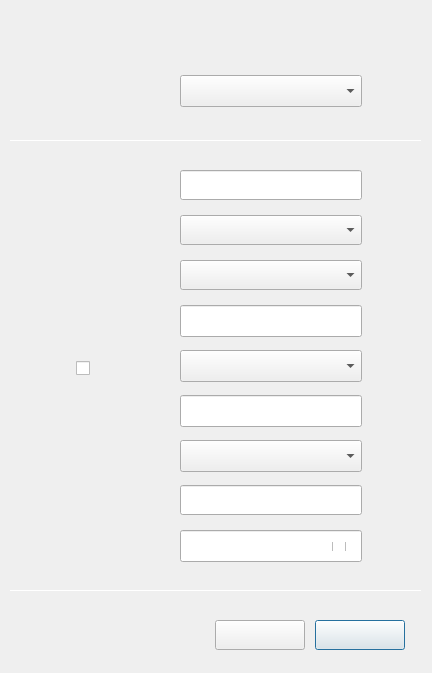
<?xml version="1.0" encoding="UTF-8"?>
<ui version="4.0">
 <class>DlgHideWifiEapFast</class>
 <widget class="QDialog" name="DlgHideWifiEapFast">
  <property name="geometry">
   <rect>
    <x>0</x>
    <y>0</y>
    <width>432</width>
    <height>673</height>
   </rect>
  </property>
  <property name="windowTitle">
   <string>Connect to Hidden Wi-Fi Network</string>
  </property>
  <widget class="QCheckBox" name="checkBoxPwd">
   <property name="geometry">
    <rect>
     <x>332</x>
     <y>542</y>
     <width>18</width>
     <height>9</height>
    </rect>
   </property>
   <property name="font">
    <font>
     <pointsize>11</pointsize>
    </font>
   </property>
   <property name="text">
    <string/>
   </property>
  </widget>
  <widget class="QLabel" name="lbNetName">
   <property name="geometry">
    <rect>
     <x>76</x>
     <y>176</y>
     <width>90</width>
     <height>20</height>
    </rect>
   </property>
   <property name="font">
    <font>
     <pointsize>10</pointsize>
    </font>
   </property>
   <property name="text">
    <string/>
   </property>
  </widget>
  <widget class="QLineEdit" name="leNetName">
   <property name="geometry">
    <rect>
     <x>180</x>
     <y>170</y>
     <width>182</width>
     <height>30</height>
    </rect>
   </property>
   <property name="font">
    <font>
     <pointsize>10</pointsize>
    </font>
   </property>
  </widget>
  <widget class="QLabel" name="lbConn">
   <property name="geometry">
    <rect>
     <x>76</x>
     <y>80</y>
     <width>90</width>
     <height>20</height>
    </rect>
   </property>
   <property name="font">
    <font>
     <pointsize>10</pointsize>
    </font>
   </property>
   <property name="text">
    <string/>
   </property>
  </widget>
  <widget class="QComboBox" name="cbxAuth">
   <property name="geometry">
    <rect>
     <x>180</x>
     <y>260</y>
     <width>182</width>
     <height>30</height>
    </rect>
   </property>
   <property name="font">
    <font>
     <pointsize>10</pointsize>
    </font>
   </property>
   <property name="styleSheet">
    <string notr="true"/>
   </property>
  </widget>
  <widget class="QLineEdit" name="lePassword">
   <property name="geometry">
    <rect>
     <x>180</x>
     <y>530</y>
     <width>182</width>
     <height>32</height>
    </rect>
   </property>
   <property name="font">
    <font>
     <pointsize>10</pointsize>
    </font>
   </property>
   <property name="echoMode">
    <enum>QLineEdit::Password</enum>
   </property>
  </widget>
  <widget class="QLineEdit" name="leUserName">
   <property name="geometry">
    <rect>
     <x>180</x>
     <y>485</y>
     <width>182</width>
     <height>30</height>
    </rect>
   </property>
   <property name="font">
    <font>
     <pointsize>10</pointsize>
    </font>
   </property>
  </widget>
  <widget class="QLabel" name="lbUserName">
   <property name="geometry">
    <rect>
     <x>76</x>
     <y>491</y>
     <width>90</width>
     <height>20</height>
    </rect>
   </property>
   <property name="font">
    <font>
     <pointsize>10</pointsize>
    </font>
   </property>
   <property name="text">
    <string/>
   </property>
  </widget>
  <widget class="QComboBox" name="cbxSecurity">
   <property name="geometry">
    <rect>
     <x>180</x>
     <y>215</y>
     <width>182</width>
     <height>30</height>
    </rect>
   </property>
   <property name="font">
    <font>
     <pointsize>10</pointsize>
    </font>
   </property>
   <property name="styleSheet">
    <string notr="true"/>
   </property>
  </widget>
  <widget class="QLabel" name="lbPassword">
   <property name="geometry">
    <rect>
     <x>76</x>
     <y>536</y>
     <width>90</width>
     <height>20</height>
    </rect>
   </property>
   <property name="font">
    <font>
     <pointsize>10</pointsize>
    </font>
   </property>
   <property name="text">
    <string/>
   </property>
  </widget>
  <widget class="QPushButton" name="btnConnect">
   <property name="geometry">
    <rect>
     <x>315</x>
     <y>620</y>
     <width>90</width>
     <height>30</height>
    </rect>
   </property>
   <property name="font">
    <font>
     <pointsize>10</pointsize>
    </font>
   </property>
   <property name="text">
    <string/>
   </property>
  </widget>
  <widget class="QComboBox" name="cbxConn">
   <property name="geometry">
    <rect>
     <x>180</x>
     <y>75</y>
     <width>182</width>
     <height>32</height>
    </rect>
   </property>
   <property name="font">
    <font>
     <pointsize>10</pointsize>
    </font>
   </property>
   <property name="styleSheet">
    <string notr="true"/>
   </property>
  </widget>
  <widget class="QLabel" name="lbAuth">
   <property name="geometry">
    <rect>
     <x>76</x>
     <y>266</y>
     <width>90</width>
     <height>20</height>
    </rect>
   </property>
   <property name="font">
    <font>
     <pointsize>10</pointsize>
    </font>
   </property>
   <property name="text">
    <string/>
   </property>
  </widget>
  <widget class="QLabel" name="lbSecurity">
   <property name="geometry">
    <rect>
     <x>76</x>
     <y>221</y>
     <width>90</width>
     <height>20</height>
    </rect>
   </property>
   <property name="font">
    <font>
     <pointsize>10</pointsize>
    </font>
   </property>
   <property name="text">
    <string/>
   </property>
  </widget>
  <widget class="QPushButton" name="btnCancel">
   <property name="geometry">
    <rect>
     <x>215</x>
     <y>620</y>
     <width>90</width>
     <height>30</height>
    </rect>
   </property>
   <property name="font">
    <font>
     <pointsize>10</pointsize>
    </font>
   </property>
   <property name="text">
    <string/>
   </property>
  </widget>
  <widget class="QLabel" name="lbAnonyId">
   <property name="geometry">
    <rect>
     <x>76</x>
     <y>311</y>
     <width>90</width>
     <height>20</height>
    </rect>
   </property>
   <property name="font">
    <font>
     <pointsize>10</pointsize>
    </font>
   </property>
   <property name="text">
    <string/>
   </property>
  </widget>
  <widget class="QLineEdit" name="leAnonyId">
   <property name="geometry">
    <rect>
     <x>180</x>
     <y>305</y>
     <width>182</width>
     <height>32</height>
    </rect>
   </property>
   <property name="font">
    <font>
     <pointsize>10</pointsize>
    </font>
   </property>
  </widget>
  <widget class="QCheckBox" name="checkBoxAutoPCA">
   <property name="geometry">
    <rect>
     <x>76</x>
     <y>356</y>
     <width>100</width>
     <height>25</height>
    </rect>
   </property>
   <property name="font">
    <font>
     <pointsize>10</pointsize>
    </font>
   </property>
   <property name="text">
    <string/>
   </property>
  </widget>
  <widget class="QComboBox" name="cbxAutoPCA">
   <property name="geometry">
    <rect>
     <x>180</x>
     <y>350</y>
     <width>182</width>
     <height>32</height>
    </rect>
   </property>
   <property name="font">
    <font>
     <pointsize>10</pointsize>
    </font>
   </property>
   <property name="styleSheet">
    <string notr="true"/>
   </property>
  </widget>
  <widget class="QLabel" name="lbPCAfile">
   <property name="geometry">
    <rect>
     <x>76</x>
     <y>401</y>
     <width>90</width>
     <height>20</height>
    </rect>
   </property>
   <property name="font">
    <font>
     <pointsize>10</pointsize>
    </font>
   </property>
   <property name="text">
    <string/>
   </property>
  </widget>
  <widget class="QLineEdit" name="lePCAfile">
   <property name="geometry">
    <rect>
     <x>180</x>
     <y>395</y>
     <width>182</width>
     <height>32</height>
    </rect>
   </property>
   <property name="font">
    <font>
     <pointsize>10</pointsize>
    </font>
   </property>
  </widget>
  <widget class="QLabel" name="lbInnerAuth">
   <property name="geometry">
    <rect>
     <x>76</x>
     <y>446</y>
     <width>90</width>
     <height>20</height>
    </rect>
   </property>
   <property name="font">
    <font>
     <pointsize>10</pointsize>
    </font>
   </property>
   <property name="text">
    <string/>
   </property>
  </widget>
  <widget class="QComboBox" name="cbxInnerAuth">
   <property name="geometry">
    <rect>
     <x>180</x>
     <y>440</y>
     <width>182</width>
     <height>32</height>
    </rect>
   </property>
   <property name="font">
    <font>
     <pointsize>10</pointsize>
    </font>
   </property>
   <property name="styleSheet">
    <string notr="true"/>
   </property>
  </widget>
  <widget class="QLabel" name="lbLeftupTitle">
   <property name="geometry">
    <rect>
     <x>30</x>
     <y>30</y>
     <width>140</width>
     <height>22</height>
    </rect>
   </property>
   <property name="font">
    <font>
     <pointsize>9</pointsize>
    </font>
   </property>
   <property name="text">
    <string/>
   </property>
  </widget>
  <widget class="QLabel" name="lbBoder">
   <property name="geometry">
    <rect>
     <x>0</x>
     <y>0</y>
     <width>432</width>
     <height>673</height>
    </rect>
   </property>
   <property name="text">
    <string/>
   </property>
  </widget>
  <widget class="Line" name="lineUp">
   <property name="geometry">
    <rect>
     <x>10</x>
     <y>140</y>
     <width>412</width>
     <height>1</height>
    </rect>
   </property>
   <property name="orientation">
    <enum>Qt::Horizontal</enum>
   </property>
  </widget>
  <widget class="Line" name="lineDown">
   <property name="geometry">
    <rect>
     <x>10</x>
     <y>590</y>
     <width>412</width>
     <height>1</height>
    </rect>
   </property>
   <property name="orientation">
    <enum>Qt::Horizontal</enum>
   </property>
  </widget>
  <zorder>lbBoder</zorder>
  <zorder>lbNetName</zorder>
  <zorder>leNetName</zorder>
  <zorder>lbConn</zorder>
  <zorder>cbxAuth</zorder>
  <zorder>lePassword</zorder>
  <zorder>leUserName</zorder>
  <zorder>lbUserName</zorder>
  <zorder>cbxSecurity</zorder>
  <zorder>lbPassword</zorder>
  <zorder>btnConnect</zorder>
  <zorder>cbxConn</zorder>
  <zorder>lbAuth</zorder>
  <zorder>lbSecurity</zorder>
  <zorder>btnCancel</zorder>
  <zorder>lbAnonyId</zorder>
  <zorder>leAnonyId</zorder>
  <zorder>checkBoxAutoPCA</zorder>
  <zorder>cbxAutoPCA</zorder>
  <zorder>lbPCAfile</zorder>
  <zorder>lePCAfile</zorder>
  <zorder>lbInnerAuth</zorder>
  <zorder>cbxInnerAuth</zorder>
  <zorder>checkBoxPwd</zorder>
  <zorder>lbLeftupTitle</zorder>
  <zorder>lineUp</zorder>
  <zorder>lineDown</zorder>
 </widget>
 <resources/>
 <connections/>
</ui>
